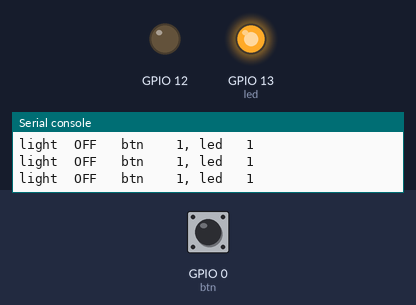
The program below on a simulated ESP8266 board running MicroPython. On the bench: output pins drawn as LEDs (lit = HIGH), the last lines printed to the serial console. Dashed ring = blinking. The inputs (shaded band) are chosen by the test bench; at power-on: GPIO 0 (btn) HIGH. No MQTT or app messages arrive unless stated.

Above: at 1.3 s.
1.4 s: GPIO 0 (btn) pulled LOW for 1 s
At 3.7 s:
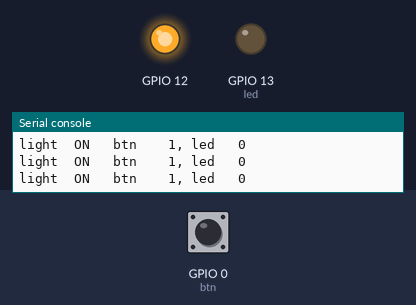
4.0 s: GPIO 0 (btn) pulled LOW for 0.3 s
At 4.21 s:
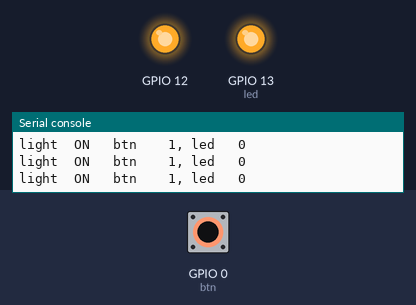
8.8 s: GPIO 0 (btn) pulled LOW for 3.2 s
At 9.02 s:
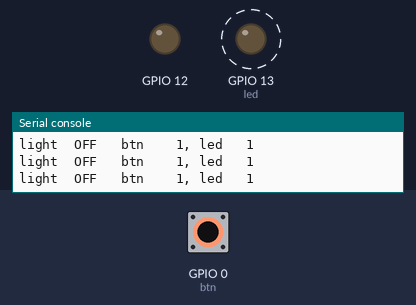
Timing chart, 0 to 13.7 s (numbered marks = the images above; inputs shaded):
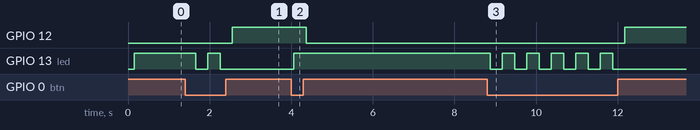

The program:

sonoff_relay3.py
```python
import time
from umqtt.simple import MQTTClient
import ubinascii
import machine


client_id    = 'esp8266-light' + ubinascii.hexlify(machine.unique_id()).decode('utf-8')
esp8266_set  = "home/controller/woonkamer/schemerlamp"
light_set   = "home/woonkamer/bank_schemerlamp/set"
light_topic = "home/woonkamer/bank_schemerlamp"

mqtt_server_ip   = '10.0.0.10'
mqtt_server_port = 1883
retries = 0 #mqtt reconnect retries
max_retries = 86400 #time

## sonoff GPIO pins
# PIN 12-----------------replay

# PIN 13-----------------LED

# PIN 0------------Button


class switch():
    def __init__ (self, pin, topic, set_topic):
        if pin not in (0, 2, 4, 5, 12, 13, 14, 15, 16):
            raise ValueError ("pin must be 0, 2, 4, 5, 12, 13, 14, 15 or 16")
        self._relay =  machine.Pin(pin, machine.Pin.OUT)
        self.switch = 'OFF'
        self.message = self.switch
        self.is_on  = False
        self.topic  = topic
        self.tc_set = set_topic
        self._set_state()
        self.haschanged = False

    def __str__(self):
        variables = (
                      self.switch,
                      self._relay.value,
                      self.is_on,
                      self._relay.value()
                      )
        log_str = 'switch: {}, value: {} is_on {} relay_state {}'
        return(log_str.format(*variables))

    def _set_state(self):
        if self.is_on:
            state = 1  # relay is inverted
        else:
            state = 0  # relay is inverted
        self._relay.value(state)

    def update(self, value):
        self.haschanged = False
        on_vals = (True, 1, 'true', 'on')
        off_vals = (False, 0, 'false', 'off')
        if isinstance(value, str): value = value.lower() # convert value to lowercase if it is a string
        if value in on_vals:
            self.is_on  = True
            self.switch = 'ON'
        if value in off_vals:
            self.is_on  = False
            self.switch = 'OFF'
        self.message = self.switch
        self._set_state()
        self.haschanged = True

    def toggle(self):
        if self.is_on:
            self.update('OFF')
        else:
            self.update('ON')


class mqtt_client():
    def __init__(self, topics, callback, client_id, mqtt_server_ip):
        self.server_ip = mqtt_server_ip
        self.id = client_id
        self.__mqtt_client = MQTTClient(self.id, self.server_ip)
        self.topics = topics
        print(self.topics)
        self.__callback = callback
        self.connected = False
        self.__connect()

    def __connect(self):
        try:
#            print('id', self.id, 'ip' , self.server_ip)
            myclient = MQTTClient(self.id, self.server_ip)
            self.__mqtt_client = MQTTClient(self.id, self.server_ip)
            self.__mqtt_client.set_callback(self.__callback)
            self.__mqtt_client.connect()
            for tpc in self.topics:
                print('subscribing to topic ', tpc)
                self.__mqtt_client.subscribe(tpc)
            print('connected to mqtt server at {}'.format(self.server_ip))
            self.connected = True
        except OSError:
            print('unable to connect to mqtt server')
            self.connected = False

    def check_msg(self):
        try:
            self.__mqtt_client.check_msg()
            self.connected = True
        except OSError:
            self.connected = False

    def send_msg(self, topic, message):
        tpc = topic.encode('utf-8')
        msg = message.encode('utf-8')
        try:
            self.__mqtt_client.publish(tpc,msg,0,True)
            print('published topic {}, message {}'.format(topic, message))
            self.connected = True
        except OSError:
            self.connected = False

    def is_alive(self):
    # check if connected is true and reconnect if it is not. if succesful, the
    # function will return true, otherwise, false
        if not self.connected:
            self.__connect()
        return self.connected


def mqtt_on_message(topic, message):
    tpc = topic.decode('utf-8')
    msg = message.decode('utf-8')
    if tpc == light.tc_set:
        light.update(msg)
    print('topic {}, message {}'.format(tpc, msg))
    if tpc == esp8266_set and msg == 'RESET':
        machine.reset()


def check_btn_led():
    led.value(1) # led is inverted
    if light.is_on:
        led.value(0)
    d = 0
    duration = 300
    while btn.value() == 0: # button is inverted
        l = led.value()
        d += duration
        led.value(1-l) # toggle led
        time.sleep_ms(duration)
        if d > 5000:
            machine.reset()
    if d > 0:
        light.toggle()

def main_loop():
    while True:
        check_btn_led()
        if client.is_alive():
            client.check_msg()
            if light.haschanged:
                client.send_msg(light.topic, light.message)
                light.haschanged = False
            print('light  {}   btn    {}, led   {}'.format(light.switch, btn.value(), led.value()))
        time.sleep_ms(500)

light = switch(12, light_topic, light_set)
btn   = machine.Pin(0, machine.Pin.IN)
led   = machine.Pin(13, machine.Pin.OUT)
client = mqtt_client((light.tc_set, esp8266_set),mqtt_on_message, client_id, mqtt_server_ip)

main_loop()
```

Measured:
- after the input at 1.4 s, GPIO 12: LOW → HIGH after 1.2 s; GPIO 13 (led): HIGH → LOW after 0.26 s, → HIGH 0.30 s later, → LOW 0.30 s later
- after the input at 4.0 s, GPIO 12: HIGH → LOW after 0.36 s; GPIO 13 (led): LOW → HIGH after 0.06 s
- after the input at 8.8 s, GPIO 12: LOW → HIGH after 3.4 s; GPIO 13 (led): alternates HIGH for 0.30 s and LOW for 0.30 s, 11 changes in all, then stays LOW, starting after 0.07 s
